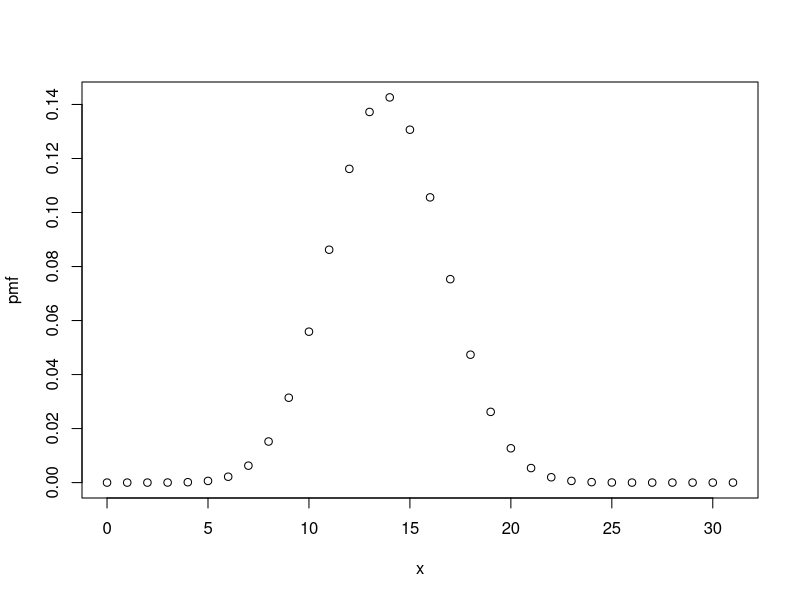
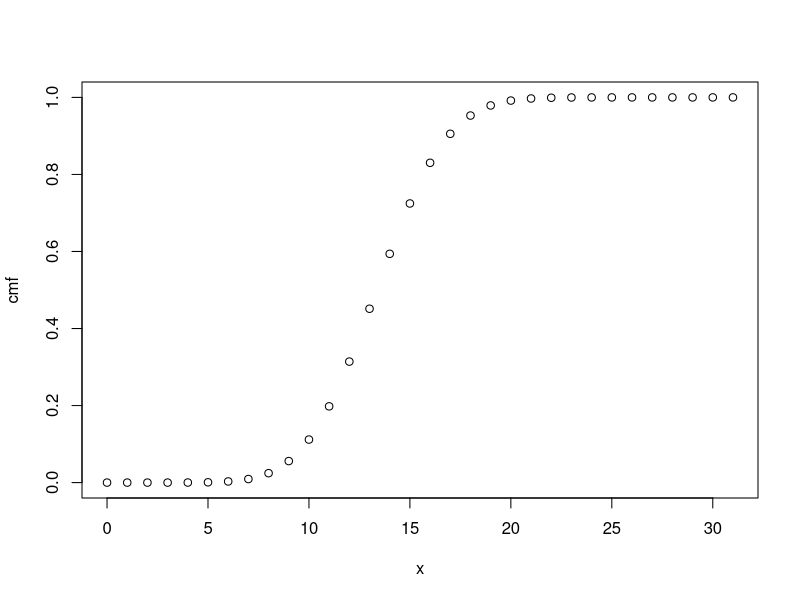

Write the R code that produced these figures, in order.
##exp 3
#q1
n <- 12
p <- 1/6
prob_7 <- dbinom(7, size=n, prob=p)
prob_8 <- dbinom(8, size=n, prob=p)
prob_9 <- dbinom(9, size=n, prob=p)
total_prob <- prob_7+prob_8+prob_9

probp_6 <- pbinom(6, size=n, prob=p)
probp_9 <- pbinom(9, size=n, prob=p)
new_total <- probp_9-probp_6

#q2
1-pnorm(84,mean=72,sd=15.2) #or
pnorm(84,mean=72,sd=15.2,lower.tail = FALSE, log.p = FALSE)

#q3
dpois(x=0,lambda = 5)
a <- ppois(q=47,lambda = 50,log = FALSE)
b <- ppois(q=50,lambda = 50, log = FALSE)
b-a
#or if using + wala then need to use dpois, if subtraction approach then p wala

#q4
dhyper(x=3, m=17, n=233 , k= 5, log = FALSE)
#x = x, m = k, n = N-k, K= k
#here N = 250,m=k=17 

#q5
x <- 0:31
pmf <- dbinom(x,size=31,prob=0.447)
plot(x,pmf)

x<-0:31
cmf <- pbinom(x,size=31,prob=0.447,lower.tail=TRUE)
plot(x,cmf)

#n=31, p=0.447, variance(sigm^2)= npq, std_dev(sigma) = (npq)^0.5
n=31
p=0.447
q=1-p
var = n*p*q
std = (n*p*q)^0.5
